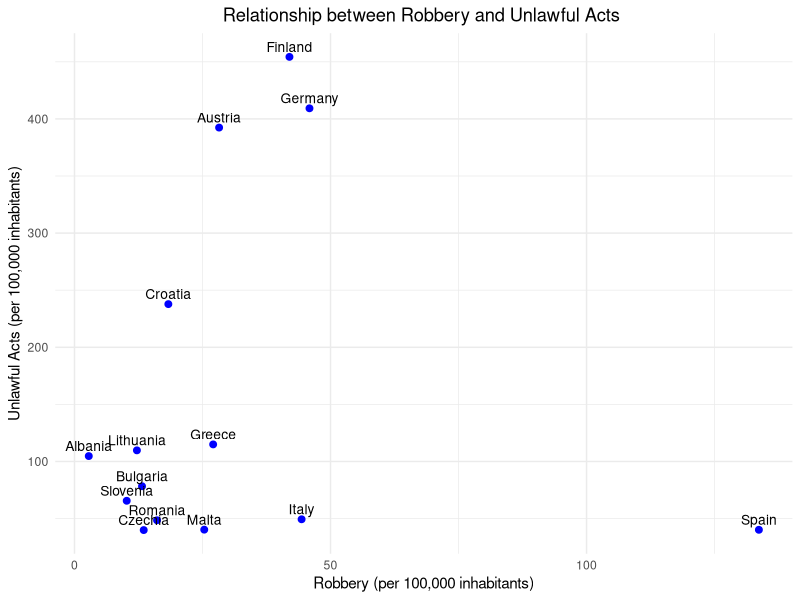
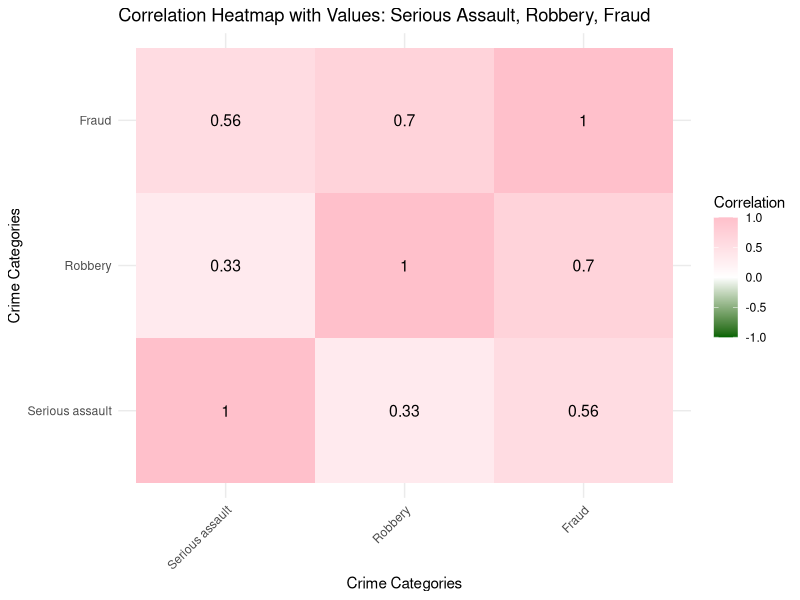
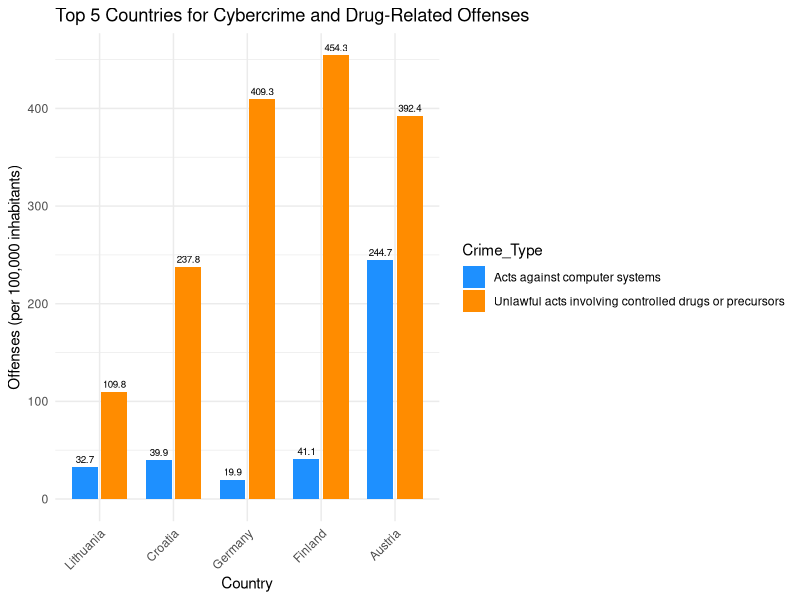

Here is the R script that generated these plots, in order:
## ---- chunk 1
library(readxl)

dataset <- read_excel("crim_off_cat_2022.xlsx", 
                      skip = 8, 
                      n_max = 41)


head(dataset, 5)
## ---- chunk 2

dimensions <- dim(dataset)

cat("Number of observations (rows):", dimensions[1], "\n")
cat("Number of variables (columns):", dimensions[2], "\n\n\n")

cat("Structure of dataset: \n\n")
str(dataset)
## ---- chunk 3
colnames(dataset)[1] <- "Country"
colnames(dataset)
## ---- chunk 4
library(dplyr)
dataset_clean <- dataset %>%
  select(-`Child pornography`, 
         -Rape, 
         -`Sexual assault`, 
         -Theft, 
         -`Theft of a motorized vehicle or parts thereof`, 
         -Burglary, 
         -`Burglary of private residential premises`)

colnames(dataset_clean)

## ---- chunk 5

dataset_clean[dataset_clean == ":"] <- NA

dataset_clean$missing_count <- rowSums(is.na(dataset_clean))

countries_with_missing_data <- dataset_clean %>%
  filter(missing_count > 0) %>%
  select(Country, missing_count)


cat("Countries with missing data and their missing value counts:\n")
print(countries_with_missing_data)

dataset_clean <- dataset_clean %>%
  select(-missing_count)
## ---- chunk 6
dataset_final <- dataset_clean %>%
  filter(complete.cases(.))

cat("Dataset after removing countries with missing data:\n")
head(dataset_final , 5)
## ---- chunk 7
offence_columns <- dataset_final[ , -which(names(dataset_final) == "Country")]
offence_columns_numeric <- offence_columns %>%
  mutate_all(~as.numeric(.))

total_offences <- rowSums(offence_columns_numeric, na.rm = TRUE)

dataset_final$Total_Offences <- total_offences

cat("Updated dataset with total offences:\n")
head(dataset_final)

## ---- chunk 8
dimensions <- dim(dataset_final)

cat("Number of observations (rows):", dimensions[1], "\n")
cat("Number of variables (columns):", dimensions[2], "\n")

## ---- chunk 9

dataset_final <- dataset_final %>%
  mutate(across(c(`Participation in an organized criminal group`, 
                   `Intentional homicide`, 
                   `Attempted intentional homicide`, 
                   `Serious assault`, 
                   `Kidnapping`, 
                   `Sexual violence`, 
                   `Sexual exploitation`, 
                   `Robbery`, 
                   `Unlawful acts involving controlled drugs or precursors`, 
                   `Fraud`, 
                   `Corruption`, 
                   `Bribery`, 
                   `Money laundering`, 
                   `Acts against computer systems`), 
                 as.numeric))


## ---- chunk 10
library(kableExtra)

organized_crime_participation <- dataset_final %>%
  select(Country, `Participation in an organized criminal group`) %>%
  arrange(desc(`Participation in an organized criminal group`)) %>%
  mutate(`Participation in an organized criminal group` = 
           round(`Participation in an organized criminal group`, 1))

kable(organized_crime_participation, caption = 
        "Organized Criminal Group Participation by Country (2022)") %>%
  kable_styling(full_width = F, position = "left")

## ---- chunk 11

highest_participation_country <- dataset_final %>%
  filter(`Participation in an organized criminal group` == 
           max(`Participation in an organized criminal group`, na.rm = TRUE)) %>%
  pull(Country)

cat("Country with the highest record of participation in 
    an organized criminal group in 2022:", highest_participation_country, "\n")

## ---- chunk 12

library(ggplot2)

ggplot(dataset_final, aes(x = `Robbery`, 
                          y = `Unlawful acts involving controlled drugs or precursors`, 
                          label = Country)) +
  geom_point(color = "blue", size = 2) + 
  geom_text(vjust = -0.5, size = 3.5) + 
  
  labs(title = "Relationship between Robbery and Unlawful Acts ",
       x = "Robbery (per 100,000 inhabitants)",
       y = "Unlawful Acts (per 100,000 inhabitants)") +
  theme_minimal() +  
  theme(plot.title = element_text(hjust = 0.5))  #

## ---- chunk 13

library(ggplot2)
library(reshape2)

crime_data <- dataset_final %>%
  select(Country, `Serious assault`, Robbery, Fraud)


correlation_matrix <- cor(crime_data[, -1], use = "pairwise.complete.obs")

melted_cor <- melt(correlation_matrix)

ggplot(melted_cor, aes(Var1, Var2, fill = value)) +
  geom_tile() +
  scale_fill_gradient2(low = "darkgreen", high = "pink", mid = "white", 
                       midpoint = 0, limit = c(-1, 1), 
                       name = "Correlation") +
  geom_text(aes(label = round(value, 2)), color = "black", size = 4) + 
  labs(title = "Correlation Heatmap with Values: Serious Assault, Robbery, Fraud",
       x = "Crime Categories",
       y = "Crime Categories") +
  theme_minimal() +
  theme(axis.text.x = element_text(angle = 45, hjust = 1))
## ---- chunk 14

library(ggplot2)
library(reshape2)

top_5_cyber_drug <- dataset_final %>%
  arrange(desc(`Acts against computer systems` + 
                 `Unlawful acts involving controlled drugs or precursors`)) %>%
  select(Country, `Acts against computer systems`, 
         `Unlawful acts involving controlled drugs or precursors`) %>%
  slice(1:5)

top_5_long <- melt(top_5_cyber_drug, id.vars = "Country", 
                   variable.name = "Crime_Type", value.name = "Offenses")

ggplot(top_5_long, aes(x = reorder(Country, Offenses), 
                       y = Offenses, 
                       fill = Crime_Type)) +
  geom_bar(stat = "identity", 
           position = position_dodge(width = 0.8), width = 0.7) + 
  geom_text(aes(label = round(Offenses, 1)), 
            position = position_dodge(width = 0.8), 
            vjust = -0.5, size = 2.5) + 
  scale_fill_manual(values = c("dodgerblue", "darkorange")) +
  labs(title = "Top 5 Countries for Cybercrime and Drug-Related Offenses",
       x = "Country", 
       y = "Offenses (per 100,000 inhabitants)") +
  theme_minimal() +
  theme(axis.text.x = element_text(angle = 45, hjust = 1)) 
